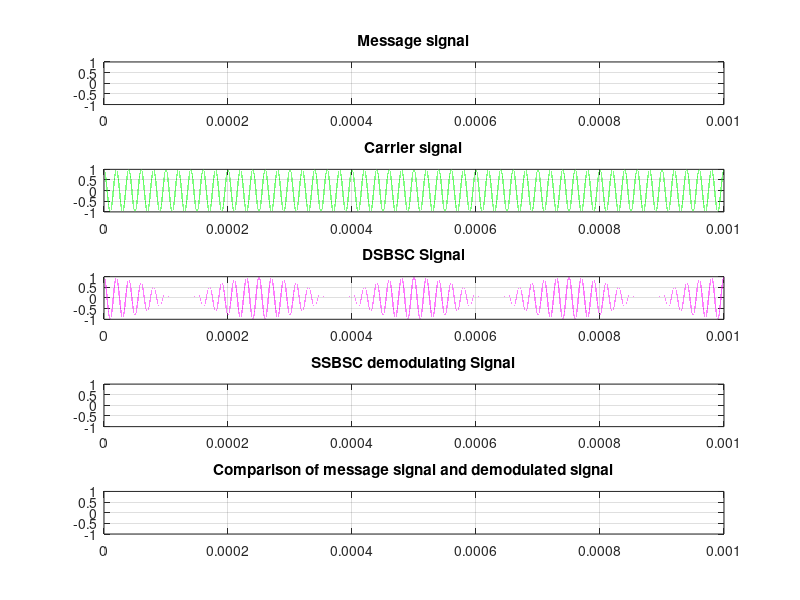

The MATLAB script that drew this image:
%EXPT 4 : DSBSC Signal

fc =50000; %carrier frequency
fm = 2000; %message signal frequency
fs = 800000; %sampling frequency
Am = 1; %Amplitude of message signal
Ac = 1; %Amplitude of carrier signal
T = 1/fs; %Time period
t = [0:T/999:0.001]; %Time range used in plotting signals
m = Am/Ac; %modulation index given as the ratio of message signal amplitude with carrier signal amplitude

%Message Signal
Sm = Am*cos(2*pi*fm*t);
subplot(5,1,1)
plot(t, Sm, 'r');
grid();
title('Message signal');

%Carrier Signal
Sc = Ac*cos(2*pi*fc*t);
subplot(5,1,2)
plot(t, Sc, 'g');
grid();
title('Carrier signal');

%DSBSC Signal
dssb = ((Am*Ac).*(cos(2*pi*fc.*t)).*(cos(2*pi*fm*t)));
subplot(5,1,3)
plot(t, dssb, 'm');
grid();
title('DSBSC Signal');

%DSBSC demodulating Signal
dssb_dm = ((Am*Ac*Ac)).*(cos(2*pi*fm*t));
subplot(5,1,4)
plot(t, dssb_dm, 'b');
grid();
title('SSBSC demodulating Signal');

%Comparison of original and demodulated signal
subplot(5,1,5)
plot(t,Sm,'r',t,dssb_dm,'b--');
grid();
title('Comparison of message signal and demodulated signal');